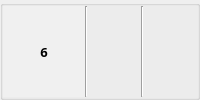
                      <widget class="QGroupBox" name="groupBox_53">
                       <property name="title">
                        <string/>
                       </property>
                       <layout class="QHBoxLayout" name="horizontalLayout_45">
                        <property name="spacing">
                         <number>0</number>
                        </property>
                        <property name="leftMargin">
                         <number>0</number>
                        </property>
                        <property name="topMargin">
                         <number>0</number>
                        </property>
                        <property name="rightMargin">
                         <number>0</number>
                        </property>
                        <property name="bottomMargin">
                         <number>0</number>
                        </property>
                        <item>
                         <widget class="QLabel" name="label_42">
                          <property name="minimumSize">
                           <size>
                            <width>82</width>
                            <height>0</height>
                           </size>
                          </property>
                          <property name="maximumSize">
                           <size>
                            <width>60</width>
                            <height>16777215</height>
                           </size>
                          </property>
                          <property name="font">
                           <font>
                            <family>나눔고딕</family>
                            <pointsize>10</pointsize>
                            <weight>75</weight>
                            <bold>true</bold>
                           </font>
                          </property>
                          <property name="styleSheet">
                           <string notr="true">background-color : rgb(240, 240, 240)</string>
                          </property>
                          <property name="text">
                           <string>6</string>
                          </property>
                          <property name="alignment">
                           <set>Qt::AlignCenter</set>
                          </property>
                         </widget>
                        </item>
                        <item>
                         <widget class="Line" name="line_107">
                          <property name="orientation">
                           <enum>Qt::Vertical</enum>
                          </property>
                         </widget>
                        </item>
                        <item>
                         <widget class="QLabel" name="nielsen_App_Name6">
                          <property name="font">
                           <font>
                            <family>나눔고딕</family>
                            <pointsize>10</pointsize>
                           </font>
                          </property>
                          <property name="text">
                           <string/>
                          </property>
                          <property name="margin">
                           <number>0</number>
                          </property>
                         </widget>
                        </item>
                        <item>
                         <widget class="Line" name="line_108">
                          <property name="orientation">
                           <enum>Qt::Vertical</enum>
                          </property>
                         </widget>
                        </item>
                        <item>
                         <widget class="QLabel" name="nielsen_App_User6">
                          <property name="maximumSize">
                           <size>
                            <width>150</width>
                            <height>16777215</height>
                           </size>
                          </property>
                          <property name="font">
                           <font>
                            <family>나눔고딕</family>
                            <pointsize>10</pointsize>
                           </font>
                          </property>
                          <property name="text">
                           <string/>
                          </property>
                          <property name="alignment">
                           <set>Qt::AlignCenter</set>
                          </property>
                         </widget>
                        </item>
                       </layout>
                      </widget>
